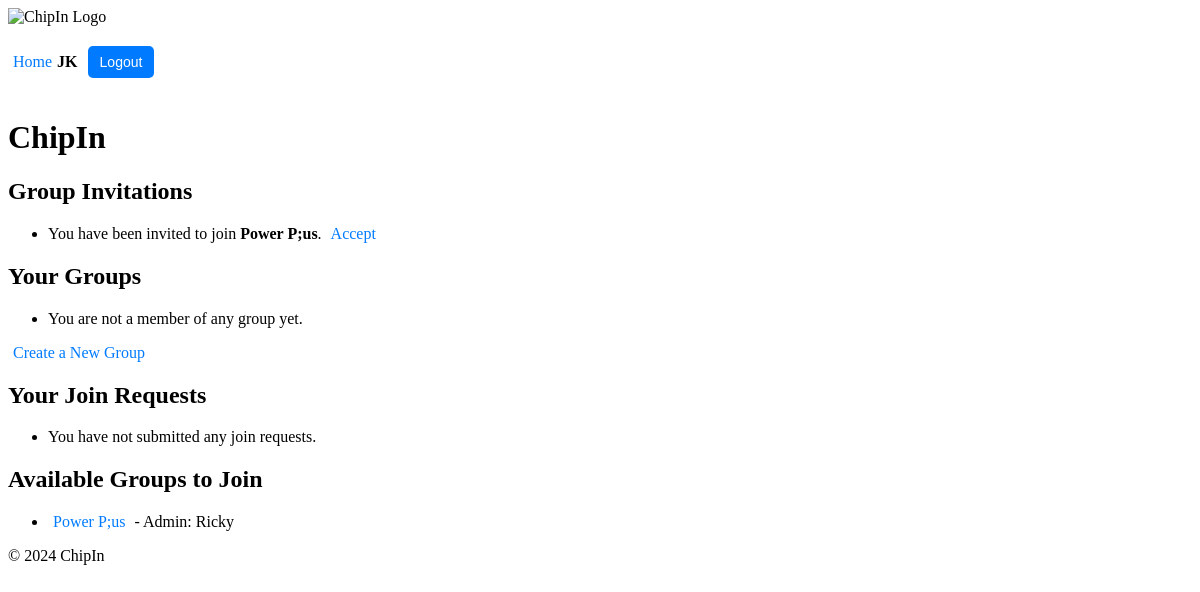
The app's page /chipin/ (signed in), older data.
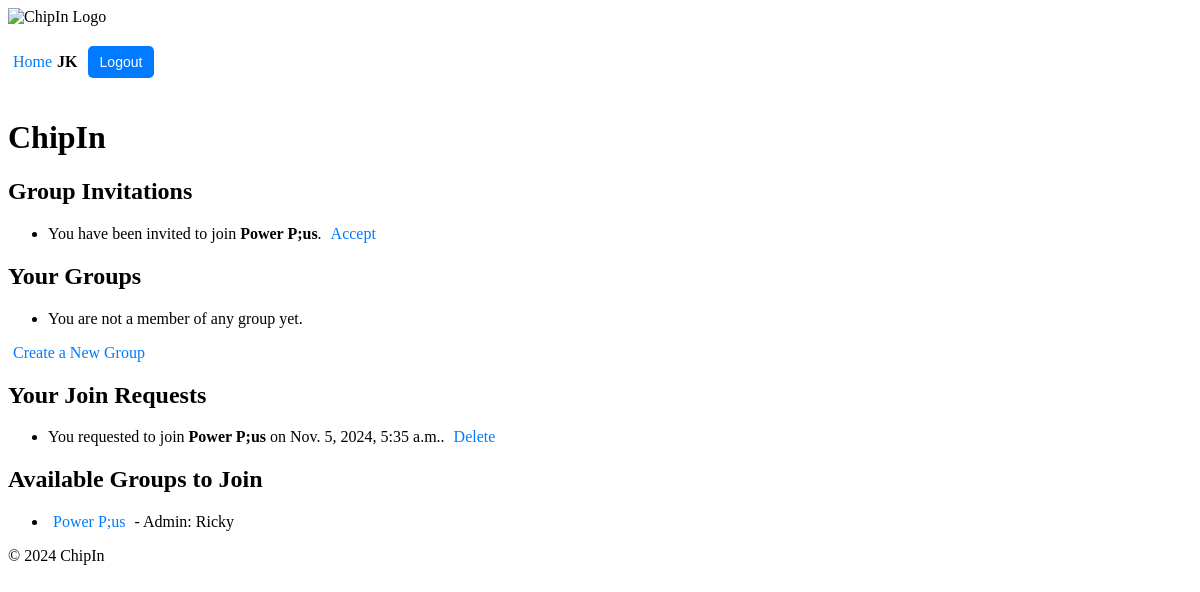
The same page, newer data.
### chipin/models.py (models this page shows, shortened)
class Group(models.Model):
    name = models.CharField(max_length=100)
    admin = models.ForeignKey(User, on_delete=models.CASCADE, related_name='admin_groups')
    members = models.ManyToManyField(User, related_name='group_memberships', blank=True)
    invited_users = models.ManyToManyField(User, related_name='pending_invitations', blank=True)

class GroupJoinRequest(models.Model):
    user = models.ForeignKey(User, on_delete=models.CASCADE)
    group = models.ForeignKey(Group, on_delete=models.CASCADE, related_name='join_requests')
    is_approved = models.BooleanField(default=False)
    votes = models.ManyToManyField(User, related_name='votes', blank=True)  # Tracks users who voted
    created_at = models.DateTimeField(auto_now_add=True)

### users/models.py (models this page shows, shortened)
class Profile(models.Model):
    user = models.OneToOneField(User, on_delete=models.CASCADE)
    first_name = models.CharField(max_length=30)
    surname = models.CharField(max_length=30)
    nickname = models.CharField(max_length=30, unique=True, null=False, blank=False)

### chipin/views.py (the view)
# urls.py: path("", views.home, name="home"),
@login_required
def home(request):
    pending_invitations = Group.objects.filter(invited_users=request.user)
    user_join_requests = GroupJoinRequest.objects.filter(user=request.user)
    available_groups = Group.objects.exclude(members=request.user)
    return render(request, 'chipin/home.html', { # Pass data to the template
        'pending_invitations': pending_invitations,
        'user_join_requests': user_join_requests,
        'available_groups': available_groups
    })

### chipin/context_processors.py (called while the page is built)
def user_profile(request):
    if request.user.is_authenticated:
        try:
            return {'nickname': request.user.profile.nickname}
        except Profile.DoesNotExist:
            return {'nickname': request.user.username}  # Fallback to username if no profile exists
    return {}

### chipin/templates/chipin/home.html (shortened to what this page needs)
{% extends 'chipin/base.html' %}
{% load static %}
{% block content %}
    <h1>ChipIn</h1>
    <h2>Group Invitations</h2>
    <div class="invitation-notification">
        {% if pending_invitations %}
            <ul>
                {% for group in pending_invitations %}
                    <li>
                        You have been invited to join <strong>{{ group.name }}</strong>.
                        <a href="{% url 'chipin:accept_invite' group.id %}?user_id={{ request.user.id }}">Accept</a>
                    </li>
                {% empty %}
                    <li>No pending group invitations.</li>
                {% endfor %}
            </ul>
        {% else %}
            <p>No pending group invitations.</p>
        {% endif %}
    </div>
    <h2>Your Groups</h2>
    <ul>
        {% for group in user.group_memberships.all %}
        <li>
            <a href="{% url 'chipin:group_detail' group.id %}">{{ group.name }}</a>
            {% if group.admin == request.user %}
                <a href="{% url 'chipin:delete_group' group.id %}" onclick="return confirm('Are you sure you want to delete this group?');">Delete</a>
            {% else %}
                <a href="{% url 'chipin:leave_group' group.id %}" onclick="return confirm('Are you sure you want to leave this group?');">Leave</a>
            {% endif %}
        </li>
        {% empty %}
        <li>You are not a member of any group yet.</li>
        {% endfor %}
    </ul>
    <a href="{% url 'chipin:create_group' %}">Create a New Group</a>
    <h2>Your Join Requests</h2>
    <ul>
        {% for join_request in user_join_requests %}
        <li>
            You requested to join <strong>{{ join_request.group.name }}</strong> on {{ join_request.created_at }}.
            <a href="{% url 'chipin:delete_join_request' join_request.id %}" onclick="return confirm('Are you sure you want to delete this join request?');">Delete</a>
        </li>
        {% empty %}
        <li>You have not submitted any join requests.</li>
        {% endfor %}
    </ul>
    <h2>Available Groups to Join</h2>
    <ul>
        {% for group in available_groups %}
        <li>
            <a href="{% url 'chipin:group_detail' group.id %}">{{ group.name }}</a>
            <span>- Admin: {{ group.admin.profile.nickname }}</span>
        </li>
        {% empty %}
        <li>No groups available to join.</li>
        {% endfor %}
    </ul>
{% endblock %}

Row changes from the older to the newer data that the page shows:
added GroupJoinRequest: group.name "Power P;us", created_at "Nov. 5, 2024, 5:35 a.m."
Text that changed along with them:
text no longer shown: "You have not submitted any join requests."
